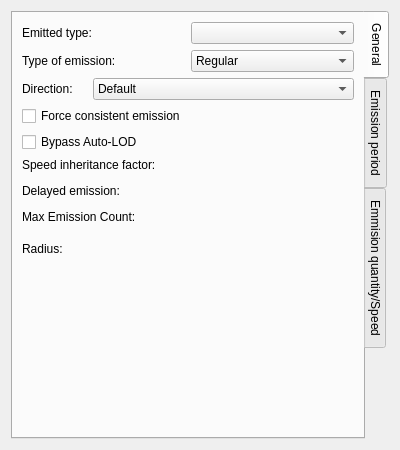
<?xml version="1.0" encoding="UTF-8"?>
<ui version="4.0">
 <class>CEmitterPage</class>
 <widget class="QWidget" name="CEmitterPage">
  <property name="geometry">
   <rect>
    <x>0</x>
    <y>0</y>
    <width>382</width>
    <height>450</height>
   </rect>
  </property>
  <property name="windowTitle">
   <string>Form</string>
  </property>
  <layout class="QGridLayout" name="gridLayout_3">
   <item row="0" column="0">
    <widget class="QTabWidget" name="tabWidget">
     <property name="enabled">
      <bool>true</bool>
     </property>
     <property name="tabPosition">
      <enum>QTabWidget::East</enum>
     </property>
     <property name="currentIndex">
      <number>0</number>
     </property>
     <property name="movable">
      <bool>true</bool>
     </property>
     <widget class="QWidget" name="tabWidgetPage1">
      <attribute name="title">
       <string>General</string>
      </attribute>
      <layout class="QGridLayout" name="gridLayout_4">
       <item row="0" column="0" colspan="3">
        <layout class="QGridLayout" name="gridLayout">
         <item row="0" column="0">
          <widget class="QLabel" name="label">
           <property name="text">
            <string>Emitted type:</string>
           </property>
          </widget>
         </item>
         <item row="0" column="1">
          <widget class="QComboBox" name="emittedTypeComboBox"/>
         </item>
         <item row="1" column="0">
          <widget class="QLabel" name="label_2">
           <property name="text">
            <string>Type of emission:</string>
           </property>
          </widget>
         </item>
         <item row="1" column="1">
          <widget class="QComboBox" name="typeEmissionComboBox">
           <item>
            <property name="text">
             <string>Regular</string>
            </property>
           </item>
           <item>
            <property name="text">
             <string>On death</string>
            </property>
           </item>
           <item>
            <property name="text">
             <string>Once</string>
            </property>
           </item>
           <item>
            <property name="text">
             <string>On bounce</string>
            </property>
           </item>
           <item>
            <property name="text">
             <string>External only</string>
            </property>
           </item>
          </widget>
         </item>
        </layout>
       </item>
       <item row="1" column="0">
        <widget class="QLabel" name="label_6">
         <property name="text">
          <string>Direction:</string>
         </property>
        </widget>
       </item>
       <item row="1" column="1" colspan="2">
        <widget class="QComboBox" name="directionComboBox">
         <item>
          <property name="text">
           <string>Default</string>
          </property>
         </item>
         <item>
          <property name="text">
           <string>Direction is aligned on the emitter direction</string>
          </property>
         </item>
         <item>
          <property name="text">
           <string>Direction is in world</string>
          </property>
         </item>
         <item>
          <property name="text">
           <string>Direction is local to the system</string>
          </property>
         </item>
         <item>
          <property name="text">
           <string>User</string>
          </property>
         </item>
        </widget>
       </item>
       <item row="2" column="0" colspan="2">
        <widget class="QCheckBox" name="forceConsistentCheckBox">
         <property name="text">
          <string>Force consistent emission</string>
         </property>
        </widget>
       </item>
       <item row="3" column="0" colspan="2">
        <widget class="QCheckBox" name="bypassAutoLODCheckBox">
         <property name="text">
          <string>Bypass Auto-LOD</string>
         </property>
        </widget>
       </item>
       <item row="4" column="0" colspan="2">
        <widget class="QLabel" name="label_7">
         <property name="text">
          <string>Speed inheritance factor:</string>
         </property>
        </widget>
       </item>
       <item row="5" column="0" colspan="3">
        <widget class="NLQT::CEditRangeFloatWidget" name="speedInherFactorWidget" native="true"/>
       </item>
       <item row="6" column="0" colspan="2">
        <widget class="QLabel" name="delayedEmissionLabel">
         <property name="text">
          <string>Delayed emission:</string>
         </property>
        </widget>
       </item>
       <item row="7" column="0" colspan="3">
        <widget class="NLQT::CEditRangeFloatWidget" name="delayedEmissionWidget" native="true"/>
       </item>
       <item row="8" column="0" colspan="2">
        <widget class="QLabel" name="maxEmissinCountLabel">
         <property name="text">
          <string>Max Emission Count:</string>
         </property>
        </widget>
       </item>
       <item row="9" column="0" colspan="3">
        <widget class="NLQT::CEditRangeUIntWidget" name="maxEmissionCountWidget" native="true"/>
       </item>
       <item row="10" column="0" colspan="3">
        <widget class="NLQT::CDirectionWidget" name="directionWidget" native="true"/>
       </item>
       <item row="11" column="0">
        <widget class="QLabel" name="radiusLabel">
         <property name="text">
          <string>Radius:</string>
         </property>
        </widget>
       </item>
       <item row="12" column="0" rowspan="2" colspan="3">
        <widget class="NLQT::CEditRangeFloatWidget" name="radiusWidget" native="true"/>
       </item>
       <item row="14" column="0">
        <spacer name="verticalSpacer">
         <property name="orientation">
          <enum>Qt::Vertical</enum>
         </property>
         <property name="sizeHint" stdset="0">
          <size>
           <width>17</width>
           <height>143</height>
          </size>
         </property>
        </spacer>
       </item>
      </layout>
     </widget>
     <widget class="QWidget" name="tabWidgetPage2">
      <attribute name="title">
       <string>Emission period</string>
      </attribute>
      <layout class="QGridLayout" name="gridLayout_2">
       <item row="1" column="0">
        <spacer name="verticalSpacer_2">
         <property name="orientation">
          <enum>Qt::Vertical</enum>
         </property>
         <property name="sizeHint" stdset="0">
          <size>
           <width>20</width>
           <height>291</height>
          </size>
         </property>
        </spacer>
       </item>
       <item row="0" column="0">
        <widget class="NLQT::CAttribFloatWidget" name="periodWidget">
         <property name="title">
          <string>Emmision period</string>
         </property>
        </widget>
       </item>
      </layout>
     </widget>
     <widget class="QWidget" name="tabWidgetPage3">
      <attribute name="title">
       <string>Emmision quantity/Speed</string>
      </attribute>
      <layout class="QGridLayout" name="gridLayout_5">
       <item row="0" column="0">
        <widget class="NLQT::CAttribUIntWidget" name="genNbWidget">
         <property name="title">
          <string>Emmision quantity</string>
         </property>
        </widget>
       </item>
       <item row="1" column="0">
        <widget class="NLQT::CAttribFloatWidget" name="strenghtModulateWidget">
         <property name="title">
          <string>Strenght modulation</string>
         </property>
        </widget>
       </item>
       <item row="2" column="0">
        <spacer name="verticalSpacer_3">
         <property name="orientation">
          <enum>Qt::Vertical</enum>
         </property>
         <property name="sizeHint" stdset="0">
          <size>
           <width>20</width>
           <height>275</height>
          </size>
         </property>
        </spacer>
       </item>
      </layout>
     </widget>
    </widget>
   </item>
  </layout>
 </widget>
 <customwidgets>
  <customwidget>
   <class>NLQT::CEditRangeUIntWidget</class>
   <extends>QWidget</extends>
   <header>edit_range_widget.h</header>
   <container>1</container>
  </customwidget>
  <customwidget>
   <class>NLQT::CEditRangeFloatWidget</class>
   <extends>QWidget</extends>
   <header>edit_range_widget.h</header>
   <container>1</container>
  </customwidget>
  <customwidget>
   <class>NLQT::CDirectionWidget</class>
   <extends>QWidget</extends>
   <header>direction_widget.h</header>
   <container>1</container>
  </customwidget>
  <customwidget>
   <class>NLQT::CAttribFloatWidget</class>
   <extends>QGroupBox</extends>
   <header>attrib_widget.h</header>
   <container>1</container>
  </customwidget>
  <customwidget>
   <class>NLQT::CAttribUIntWidget</class>
   <extends>QGroupBox</extends>
   <header>attrib_widget.h</header>
   <container>1</container>
  </customwidget>
 </customwidgets>
 <resources/>
 <connections/>
</ui>
